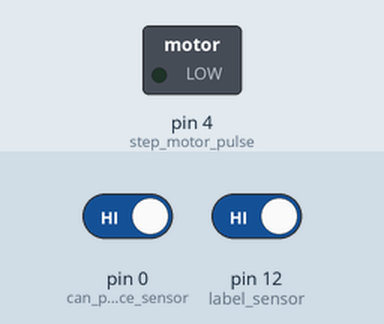
Simulated run of this sketch. Board: Arduino Uno, built with avr-gcc and run on an emulated ATmega328P. On the bench: switched loads named in the sketch (green lamp = pin HIGH). The inputs (shaded band) are chosen by the test bench; at power-on: pin 0 (can_presence_sensor) HIGH, pin 12 (label_sensor) HIGH.

Above: at 1.2 s.
1.3 s: pin 0 (can_presence_sensor) driven LOW
At 2.0 s:
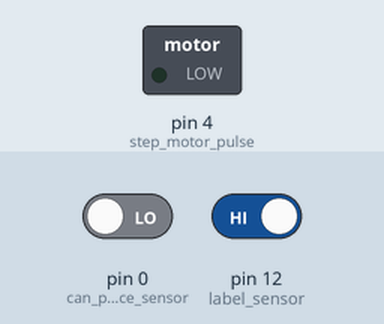
2.8 s: pin 12 (label_sensor) driven LOW
At 3.5 s:
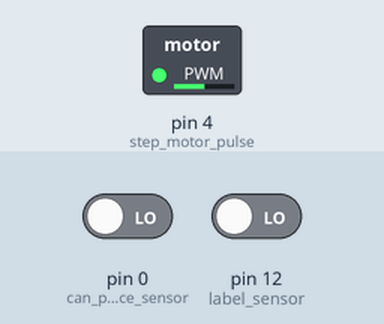
4.3 s: pin 12 (label_sensor) driven HIGH
At 4.8 s:
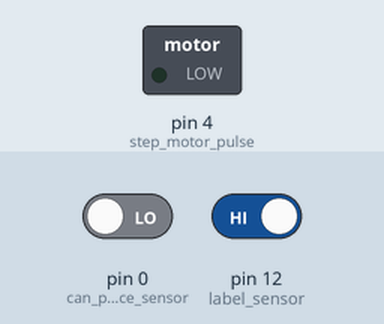
Timing chart, 0 to 7.3 s (numbered marks = the images above; inputs shaded):
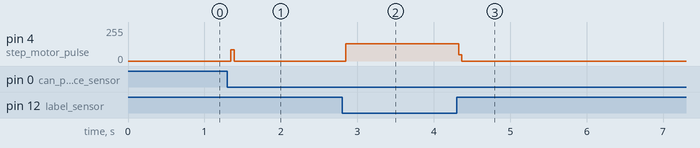

The sketch:

datamatrix_can_labelling_machine.ino
```cpp
// constants won't change:
int32_t f = 300;   //stepper motor rotation speed
uint32_t t = 1000000/f/2;

bool can_flag;


int label_sensor = 12;       //D6 // Label sensor
int can_presence_sensor = 0; //D3 // Can presence sensor.
int step_motor_pulse = 4;    //D2 - PWM for step controller stopping

void setup() {
  pinMode(label_sensor, INPUT_PULLUP);
  pinMode(can_presence_sensor, INPUT_PULLUP);

  pinMode(step_motor_pulse, OUTPUT);
  digitalWrite(step_motor_pulse, LOW);
}

void loop() {

if (digitalRead(label_sensor) == HIGH) {
  Serial.println("between 2 labels");
}
    else{
      digitalWrite(step_motor_pulse, 1);
        delayMicroseconds(t);
        digitalWrite(step_motor_pulse, 0);
        delayMicroseconds(t);
      }


if (digitalRead(can_presence_sensor)==false && can_flag==false){


  for(int i=0; i<10; i++){
           digitalWrite(step_motor_pulse, 1 );
           delayMicroseconds(t);
           digitalWrite(step_motor_pulse, 0 );
           delayMicroseconds(t);
       }
          can_flag = true;
}


if (digitalRead(can_presence_sensor)==true && can_flag==true){
  can_flag = false;
       }

}
```

Measured:
- after the input at 1.3 s, pin 4 (step_motor_pulse): 0/255 → 85/255 after 0.05 s, → 0/255 0.04 s later
- after the input at 2.8 s, pin 4 (step_motor_pulse): 0/255 → 128/255 after 0.05 s
- after the input at 4.3 s, pin 4 (step_motor_pulse): 128/255 → 0/255 at once
